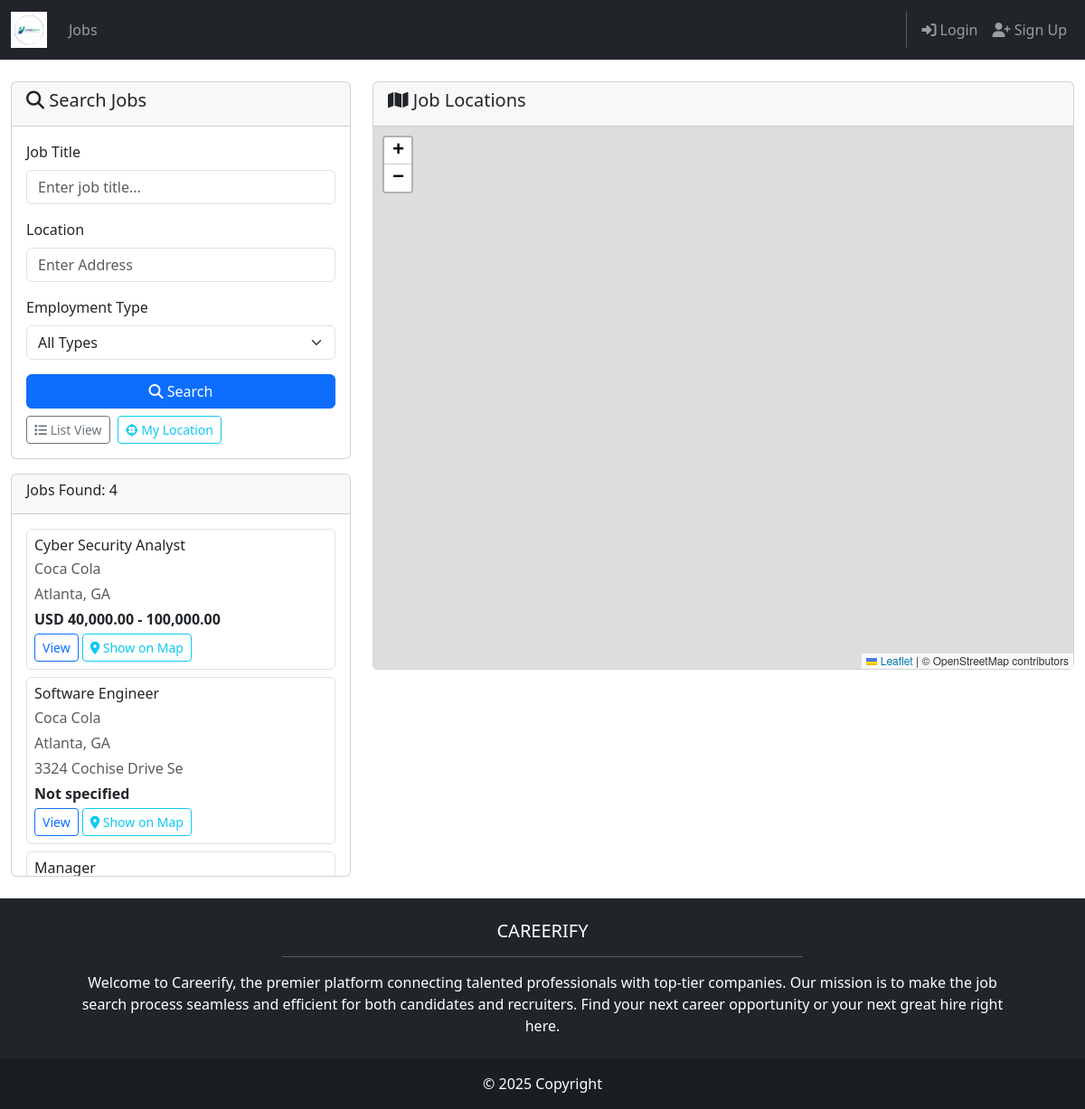
Page /jobs/map/ on the committed database.
### jobpostings/models.py (models this page shows, shortened)
class JobPosting(models.Model):
    EMPLOYMENT_TYPE_CHOICES = (
        ('full_time', 'Full-time'),
        ('part_time', 'Part-time'),
        ('contract', 'Contract'),
        ('internship', 'Internship'),
        ('temporary', 'Temporary'),
        ('other', 'Other'),
    )
    company_name = models.CharField(max_length=150)
    title = models.CharField(max_length=150)
    city = models.CharField(max_length=100, default='')
    state = models.CharField(max_length=50, default='')
    address = models.CharField(max_length=50, blank=True, help_text="Address")
    pay_min = models.DecimalField(max_digits=10, decimal_places=2, null=True, blank=True)
    pay_max = models.DecimalField(max_digits=10, decimal_places=2, null=True, blank=True)
    currency = models.CharField(max_length=10, default='USD')
    employment_type = models.CharField(max_length=20, choices=EMPLOYMENT_TYPE_CHOICES, default='full_time')
    description = models.TextField()
    benefits = models.TextField(blank=True)
    application_url = models.URLField(blank=True)
    application_email = models.EmailField(blank=True)
    posted_by = models.ForeignKey(User, on_delete=models.SET_NULL, null=True, blank=True, related_name='job_postings')
    created_at = models.DateTimeField(auto_now_add=True)
    updated_at = models.DateTimeField(auto_now=True)
    is_active = models.BooleanField(default=True)
    class Meta:
        ordering = ['-created_at']
    def pay_range_display(self) -> str:
        if self.pay_min is not None and self.pay_max is not None:
            return f"{self.currency} {self.pay_min:,.2f} - {self.pay_max:,.2f}"
        if self.pay_min is not None:
            return f"From {self.currency} {self.pay_min:,.2f}"
        if self.pay_max is not None:
            return f"Up to {self.currency} {self.pay_max:,.2f}"
        return "Not specified"
    def location_display(self) -> str:
        return f"{self.city}, {self.state}"
    def full_address(self) -> str:
        parts = [self.address, self.city, self.state]
        return ", ".join(part for part in parts if part) or self.location_display()

### jobpostings/views.py (the view, shortened to what this page needs)
# urls.py: path('map/', views.job_map_view, name='map'),
def job_map_view(request):
    search_query = request.GET.get('search', '')
    location_filter = request.GET.get('location', '')
    employment_type_filter = request.GET.get('employment_type', '')
    job_id = request.GET.get('job_id', '')
    jobs = JobPosting.objects.filter(is_active=True)
    if employment_type_filter:
        jobs = jobs.filter(employment_type=employment_type_filter)
    job_markers = []
    highlighted_job = None
    for job in jobs:
        is_highlighted = job_id and str(job.id) == str(job_id)
        if is_highlighted:
            highlighted_job = job
        display_location = job.full_address()
        state_value = job.state.strip() if job.state else ''
        state_full = get_state_full_name(state_value)
        geocode_parts = [job.address, job.city, state_full or state_value]
        if state_value or state_full:
            geocode_parts.append('USA')
        geocode_query = ", ".join(part for part in geocode_parts if part) or display_location
        job_markers.append({
            'id': job.id,
            'title': job.title,
            'company': job.company_name,
            'location': job.location_display(),
            'pay_range': job.pay_range_display(),
            'address': job.address,
            'geocode_query': geocode_query,
            'display_location': display_location,
            'state': state_value,
            'state_full': state_full,
            'employment_type': job.get_employment_type_display(),
            'url': reverse('jobpostings:detail', args=[job.id]),
            'description': job.description[:100] + '...' if len(job.description) > 100 else job.description,
            'is_highlighted': is_highlighted,
        })
    context = {
        'jobs': jobs,
        'job_markers': job_markers,
        'search_query': search_query,
        'location_filter': location_filter,
        'employment_type_filter': employment_type_filter,
        'employment_types': JobPosting.EMPLOYMENT_TYPE_CHOICES,
        'highlighted_job': highlighted_job,
        'job_id': job_id,
    }
    return render(request, 'jobpostings/job_map.html', context)

### jobpostings/views.py (called while the page is built)
def get_state_full_name(state_value: str) -> str:
    if not state_value:
        return ''
    state_value = state_value.strip()
    if len(state_value) == 2:
        return US_STATE_NAMES.get(state_value.upper(), state_value)
    return state_value

### messaging/context_processors.py (called while the page is built)
def unread_message_count(request):
    if request.user.is_authenticated:
        unread_count = Message.objects.filter(
            conversation__participants=request.user,
            is_read=False
        ).exclude(sender=request.user).count()
        return {'unread_message_count': unread_count}
    return {'unread_message_count': 0}

### jobpostings/templates/jobpostings/job_map.html (shortened to what this page needs)
{% extends 'base.html' %}
{% block content %}
<div class="container-fluid py-4">
    <div class="row">
        <div class="col-md-4">
            <div class="card mb-3">
                <div class="card-header">
                    <h5><i class="fas fa-search"></i> Search Jobs</h5>
                </div>
                <div class="card-body">
                    <form method="GET">
                        <div class="mb-3">
                            <label for="search" class="form-label">Job Title</label>
                            <input type="text" class="form-control" id="search" name="search"
                                   value="{{ search_query }}" placeholder="Enter job title...">
                        </div>
                        <div class="mb-3">
                            <label for="location" class="form-label">Location</label>
                            <input type="text" class="form-control" id="location" name="location"
                                   value="{{ location_filter }}" placeholder="Enter Address">
                        </div>
                        <div class="mb-3">
                            <label for="employment_type" class="form-label">Employment Type</label>
                            <select class="form-select" id="employment_type" name="employment_type">
                                <option value="">All Types</option>
                            </select>
                        </div>
                        <button type="submit" class="btn btn-primary w-100 mb-2">
                            <i class="fas fa-search"></i> Search
                        </button>
                    </form>
                    <div class="d-flex gap-2">
                        <a href="{% url 'jobpostings:list' %}" class="btn btn-outline-secondary btn-sm">
                            <i class="fas fa-list"></i> List View
                        </a>
                        <button class="btn btn-outline-info btn-sm" onclick="centerMap()">
                            <i class="fas fa-crosshairs"></i> My Location
                        </button>
                    </div>
                </div>
            </div>
            <div class="card">
                <div class="card-header">
                    <h6>Jobs Found: {{ jobs.count }}</h6>
                </div>
                <div class="card-body" style="max-height: 400px; overflow-y: auto;">
                    {% for job in jobs %}
                    <div class="job-item mb-2 p-2 border rounded">
                        <h6 class="mb-1">{{ job.title }}</h6>
                        <p class="mb-1 text-muted">{{ job.company_name }}</p>
                        <p class="mb-1 text-muted">{{ job.location_display }}</p>
                        <p class="mb-1 text-muted">{{ job.address }}</p>
                        <p class="mb-1"><strong>{{ job.pay_range_display }}</strong></p>
                        <div class="d-flex gap-1">
                            <a href="{% url 'jobpostings:detail' job.id %}" class="btn btn-sm btn-outline-primary">
                                View
                            </a>
                            {% with map_location=job.address|default:job.location_display %}
                            <a href="{% url 'jobpostings:map' %}?location={{ map_location|urlencode }}&job_id={{ job.id }}" class="btn btn-sm btn-outline-info">
                                <i class="fas fa-map-marker-alt"></i> Show on Map
                            </a>
                            {% endwith %}
                        </div>
                    </div>
                    {% empty %}
                    <p class="text-muted">No jobs found.</p>
                    {% endfor %}
                </div>
            </div>
        </div>
        <div class="col-md-8">
            <div class="card">
                <div class="card-header">
                    <h5><i class="fas fa-map"></i> Job Locations</h5>
                </div>
                <div class="card-body p-0">
                    <div id="map" style="height: 600px; width: 100%;"></div>
                </div>
            </div>
        </div>
    </div>
</div>
<link rel="stylesheet" href="https://unpkg.com/leaflet@1.9.4/dist/leaflet.css" />
{% endblock content %}

### rows in the picture
JobPosting: title "Cyber Security Analyst", company_name "Coca Cola", location_display "Atlanta, GA", pay_range_display "USD 40,000.00 - 100,000.00"
JobPosting: title "Software Engineer", company_name "Coca Cola", location_display "Atlanta, GA", address "3324 Cochise Drive Se", pay_range_display "Not specified"
JobPosting: title "Manager"

### other values in the picture
{{ jobs.count }} "4"
